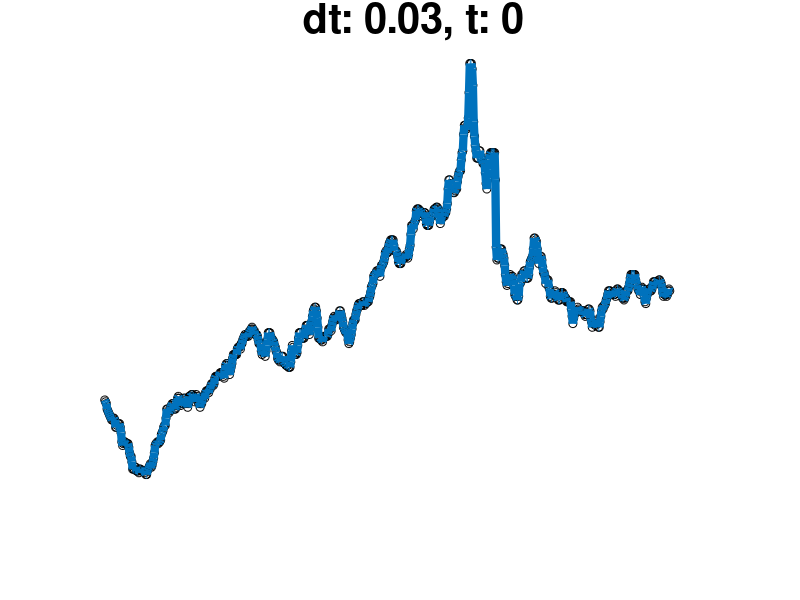

The MATLAB script that drew this image: (Note: this script raises an error after producing the figure.)
load('chfusd-04-2010-04-2012.mat','D');
% Uncomment this to put mesh-independence to the test.
%D = D(1:4:end);
n = numel(D);

dt = 0.03; % Safe for Explicit
%dt = 0.4; % Unsafe for Explicit
%dt = 1.0; % Safe for Explicit

clf;
hold on;
plot(D,'ok');
s = plot(D,'-','LineWidth',6);
tit = title(sprintf('dt: %g, t: %g',dt,0),'FontSize',30);
hold off;
set(gca,'Visible','off');set(gcf,'Color','w');
set(tit,'Visible','on');
axis manual;

% Build Second derivative matrix
A = sparse(1:n-1,2:n,n^2/40000,n,n);
L = (A'+A) - diag(sum(A'+A,2));
I = speye(n,n);

t = 0;
U = D(:);
while t<5
  % Explicit time integeration
  U = U + (dt*L)*U;
  %% Implicit time integration
  %U = (I - dt*L)\U;
  s.YData = U;
  t = t+dt;
  tit.String = sprintf('dt: %g, t: %g',dt,t);
  figgif('../images/1d-smoothing-explicit-stable.gif');
  drawnow;
end
